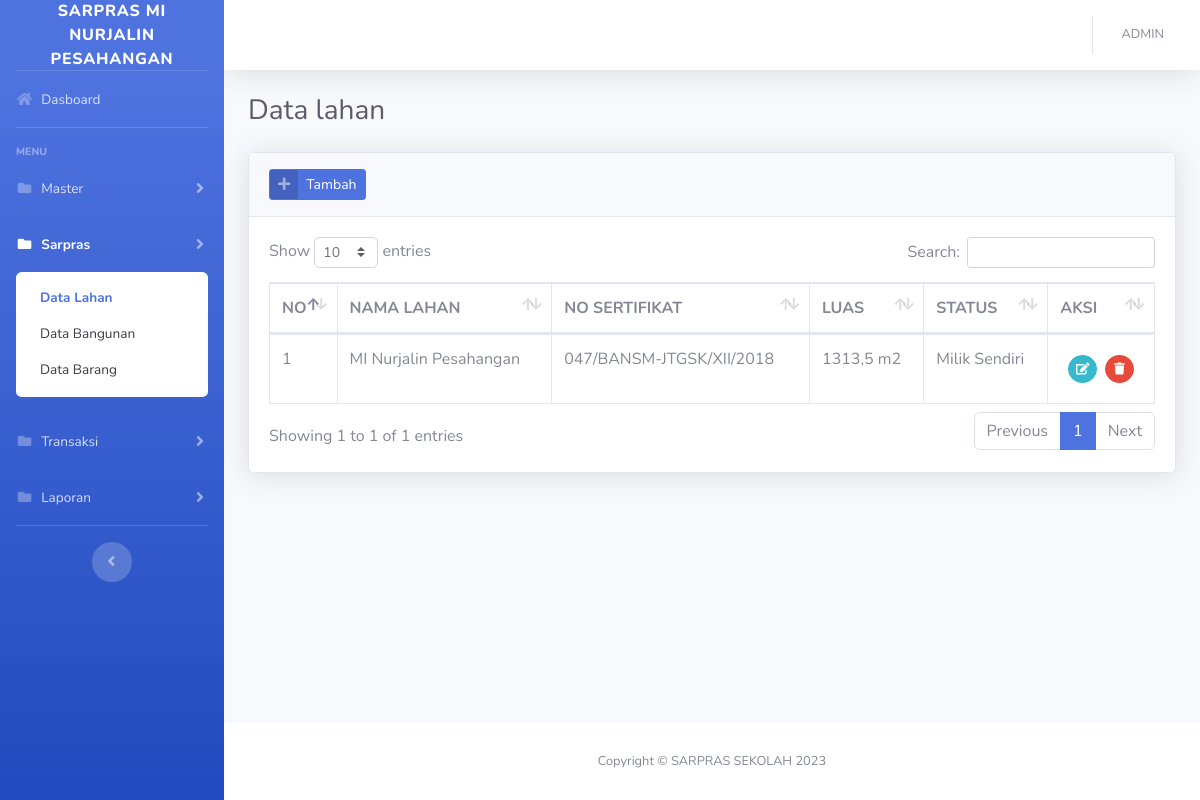
/?lahan (signed in), run on the app's committed database.
### tables this page shows
CREATE TABLE `tb_lahan` (
  `id_lahan` int(11) NOT NULL,
  `nama_lahan` varchar(255) NOT NULL,
  `no_sert_lahan` varchar(255) NOT NULL,
  `luas_lahan` varchar(255) NOT NULL,
  `status_lahan` enum('Wakaf','Milik Sendiri') NOT NULL
);

### config/function.php (called while the page is built, shortened)
<?php
function encrypt($str) {
return base64_encode($str);
}
function base_url(){
    $base_url= ((isset($_SERVER['HTTPS']) && $_SERVER['HTTPS'] == "on") ? "https" : "http");
    $base_url.= "://".$_SERVER['HTTP_HOST'];
    $base_url.= str_replace(basename($_SERVER['SCRIPT_NAME']),"",$_SERVER['SCRIPT_NAME']);
    return $base_url;
}
?>

### views/inventaris/lahan.php (the view, shortened to what this page needs)
<div class="container-fluid">
    <div class="d-sm-flex align-items-center justify-content-between mb-4">
        <h1 class="h3 mb-0 text-gray-800">Data lahan</h1>
    </div>
    <div class="card shadow mb-4">
        <div class="card-header py-3">
            <a href="#" class="btn btn-primary btn-icon-split btn-sm" data-toggle="modal" data-target="#lahanModal"
                onclick="submit('add')">
                <span class="icon text-white-50">
                    <i class="fas fa-plus"></i>
                </span>
                <span class="text">Tambah</span>
            </a>
        </div>
        <div class="card-body">
            <div class="table-responsive">
                <table class="table table-bordered table-hover" id="dataTable" width="100%" cellspacing="0">
                    <thead>
                        <tr>
                            <th width="10">NO</th>
                            <th>NAMA LAHAN</th>
                            <th>NO SERTIFIKAT</th>
                            <th>LUAS</th>
                            <th>STATUS</th>
                            <th width="50">AKSI</th>
                        </tr>
                    </thead>
                    <tbody>
                        <?php
                        $n=1;
                        $query = mysqli_query($con,"SELECT * FROM tb_lahan ORDER BY id_lahan DESC")or die(mysqli_error($con));
                        while($row = mysqli_fetch_array($query)):
                        ?>
                        <tr>
                            <td><?= $n++; ?></td>
                            <td><?= $row['nama_lahan']; ?></td>
                            <td><?= $row['no_sert_lahan']; ?></td>
                            <td><?= $row['luas_lahan']; ?></td>
                            <td><?= $row['status_lahan']; ?></td>
                            <td>
                            <div class="d-inline-flex p-2">
                                <a href="#lahanModal" data-toggle="modal" onclick="submit(<?=$row['id_lahan'];?>)"
                                    class="btn btn-sm btn-circle btn-info mr-2"><i class="fas fa-edit"></i></a>
                                <a href="<?=base_url();?>/process/process_lahan.php?act=<?=encrypt('delete');?>&id=<?=encrypt($row['id_lahan']);?>"
                                    class="btn btn-sm btn-circle btn-danger btn-hapus"><i class="fas fa-trash"></i></a>
                            </div>
                            </td>
                        </tr>
                        <?php endwhile; ?>
                    </tbody>
                </table>
            </div>
        </div>
    </div>
</div>

### data on the page
tb_lahan: nama_lahan "MI Nurjalin Pesahangan", no_sert_lahan "047/BANSM-JTGSK/XII/2018", luas_lahan "1313,5 m2", status_lahan "Milik Sendiri"

### other printed values
$_SESSION['username'] "ADMIN"
